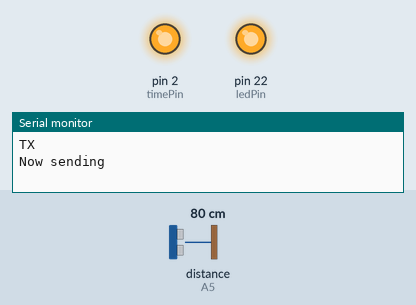
Bench run of a sketch on a simulated Arduino Mega 2560, built with avr-gcc and run on an emulated ATmega2560. Shown: output pins drawn as LEDs (lit = HIGH), the last lines printed to the serial monitor. The inputs (shaded band) are chosen by the test bench; at power-on: distance to the obstacle (sensor on A5) 80 cm. The echo pulse lasts 58.3 µs per cm; no radio packets arrive unless stated.

Above: at 3.06 s.
At 5.2 s:
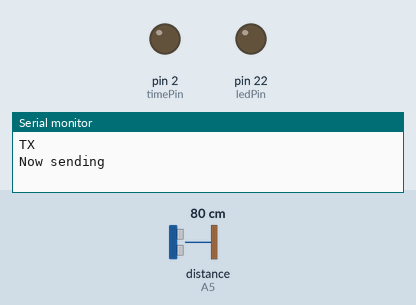
At 7.36 s:
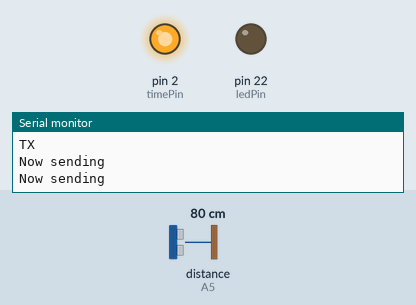
Timing chart, 0 to 8.5 s (numbered marks = the images above):
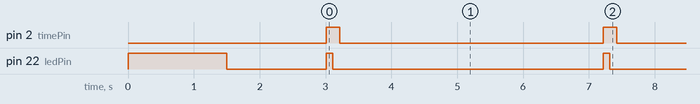

Measured:
- by itself, pin 2 (timePin): alternates HIGH for 0.21 s and LOW for 4.0 s
- by itself, pin 22 (ledPin): repeats every 4.2 s: HIGH 0.10 s, LOW 4.1 s
- by itself, everything shown: repeats every 4.2 s, in 3 steps

The sketch:

SCR04_TX.ino
```cpp
// TX test

#include <SPI.h>
#include "RF24.h"
#include <NewPing.h>

//RF
const boolean radioNumber = 1; // TX=1
const byte enablePin = 7; // CE
const byte selectPin = 8; // CS
const byte addresses[][6] = {
  "1Node", "2Node"};

// HC-SR04
const byte ECHO_PIN = A5;
const byte TRIGGER_PIN = A4;
const unsigned int MAX_DISTANCE = 500; // 5 meters = approx 16 ft

// other
byte timePin = 2;
byte ledPin = 22;
unsigned long sendTime;

// objects
RF24 radio(enablePin, selectPin);  //Set up nRF24L01 radio on SPI bus plus CE and CS pins
NewPing sonar(TRIGGER_PIN, ECHO_PIN, MAX_DISTANCE); // NewPing setup of pins and maximum distance.

//***********************************
void setup() {
  Serial.begin(9600);
  Serial.println(F("TX"));

  pinMode(timePin, OUTPUT);

  pinMode(ledPin, OUTPUT);
  blinkOnce(1500);

  radio.begin();
  radio.setChannel(108);

  if (radioNumber) {
    radio.openWritingPipe(addresses[1]);
    radio.openReadingPipe(1, addresses[0]);
  }
  else {
    radio.openWritingPipe(addresses[0]);
    radio.openReadingPipe(1, addresses[1]);
  }

  radio.enableDynamicAck(); // oddly, this is req'd for "no ACK" writes
  radio.stopListening();
}

//***********************************
void loop() {

  Serial.println(F("Now sending"));

  byte rWrite = radio.write( &sendTime, sizeof(unsigned long), true );  // "true" = no ACK (for future multicast)
  digitalWrite(timePin, HIGH); // pulls interrupt pin at RX uC high
  byte dist = sonar.ping_cm();
  blinkOnce(100);
  digitalWrite(timePin, LOW);

  delay(4000);

} // Loop

//***********************************
void blinkOnce(int dur) {
  digitalWrite(ledPin, HIGH);
  delay(dur);
  digitalWrite(ledPin, LOW);
  delay(dur);
}
```
